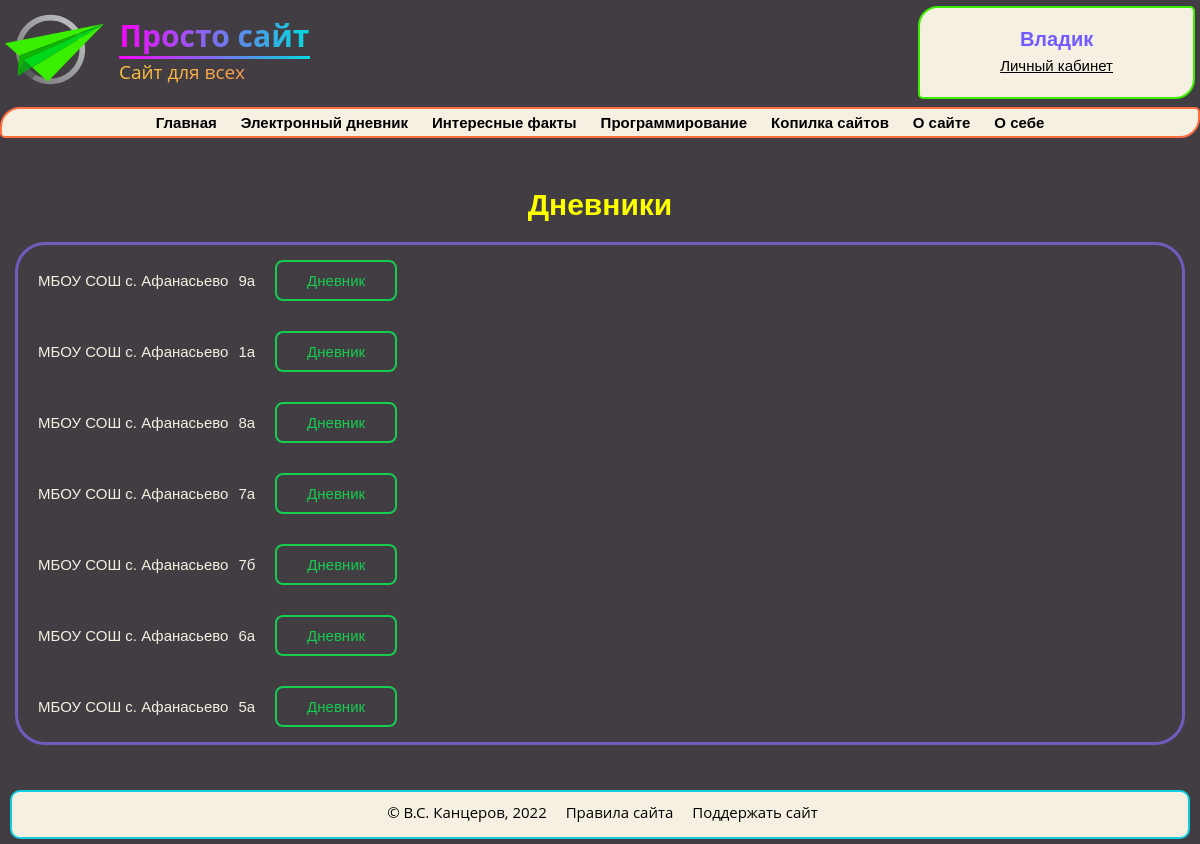
Page /diaries (signed in) on the earlier database version.
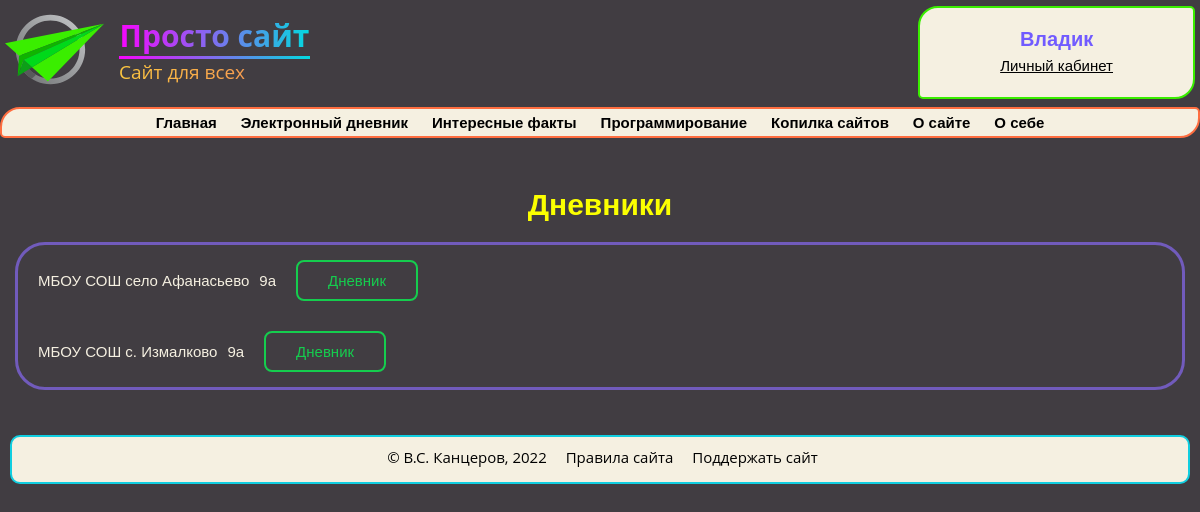
Same page on the later database version.
### data/schools.py (models this page shows)
class School(SqlAlchemyBase, UserMixin):
    __tablename__ = 'schools'
    id = sqlalchemy.Column(sqlalchemy.Integer, primary_key=True, autoincrement=True)
    name = sqlalchemy.Column(sqlalchemy.String, nullable=False)

### data/class_n.py (models this page shows)
class Classes(SqlAlchemyBase, UserMixin):
    __tablename__ = 'class_n'
    id = sqlalchemy.Column(sqlalchemy.Integer, primary_key=True, autoincrement=True)
    name = sqlalchemy.Column(sqlalchemy.String, nullable=False)
    school_id = sqlalchemy.Column(sqlalchemy.Integer, sqlalchemy.ForeignKey("schools.id"))

### main.py (the view)
@app.route('/diaries')
def diaries():
    if current_user.is_authenticated and current_user.admin:
        db_sess = db_session.create_session()
        classes = db_sess.query(Classes).all()
        schools_classes = dict()
        for class_n in classes:
            school = db_sess.query(School).filter(School.id == class_n.school_id).first()
            if school.name in schools_classes.keys():
                schools_classes[school.name].append(class_n)
            else:
                schools_classes[school.name] = [class_n]
        print(schools_classes)
        return render_template('diaries.html', schools_classes=schools_classes)
    return abort(404)

### data/db_session.py (called while the page is built)
def create_session() -> Session:
    global __factory
    return __factory()

### main.py (called while the page is built)
@login_manager.user_loader
def load_user(user_id):
    db_sess = db_session.create_session()
    return db_sess.query(User).get(user_id)

### templates/diaries.html (shortened to what this page needs)
{% extends 'base.html' %}
{% block body %}
<h1>Дневники</h1>
<div class="personal">
    {% for key, value in schools_classes.items() %}
    {% for diary in value %}
    <div class="div-flex">
        <p>{{ key }}</p>
        <p>{{ diary.name }}</p>
        <a class="shine-button" href="/homeworks/{{diary.id}}">Дневник</a>
    </div>
    {% endfor %}
    {% endfor %}
</div>
{% endblock %}

Differences in the rows shown:
removed Classes: {{ key }} "МБОУ СОШ с. Афанасьево", name "1а", shown under School "МБОУ СОШ с. Афанасьево"
removed Classes: {{ key }} "МБОУ СОШ с. Афанасьево", name "8а", shown under School "МБОУ СОШ с. Афанасьево"
removed Classes: {{ key }} "МБОУ СОШ с. Афанасьево", name "7а", shown under School "МБОУ СОШ с. Афанасьево"
removed Classes: {{ key }} "МБОУ СОШ с. Афанасьево", name "7б", shown under School "МБОУ СОШ с. Афанасьево"
removed Classes: {{ key }} "МБОУ СОШ с. Афанасьево", name "6а", shown under School "МБОУ СОШ с. Афанасьево"
removed Classes: {{ key }} "МБОУ СОШ с. Афанасьево", name "5а", shown under School "МБОУ СОШ с. Афанасьево"
changed School: name "МБОУ СОШ с. Афанасьево" → "МБОУ СОШ село Афанасьево"
now on this page (row unchanged): School: name "МБОУ СОШ с. Измалково"
added Classes: name "9а"
